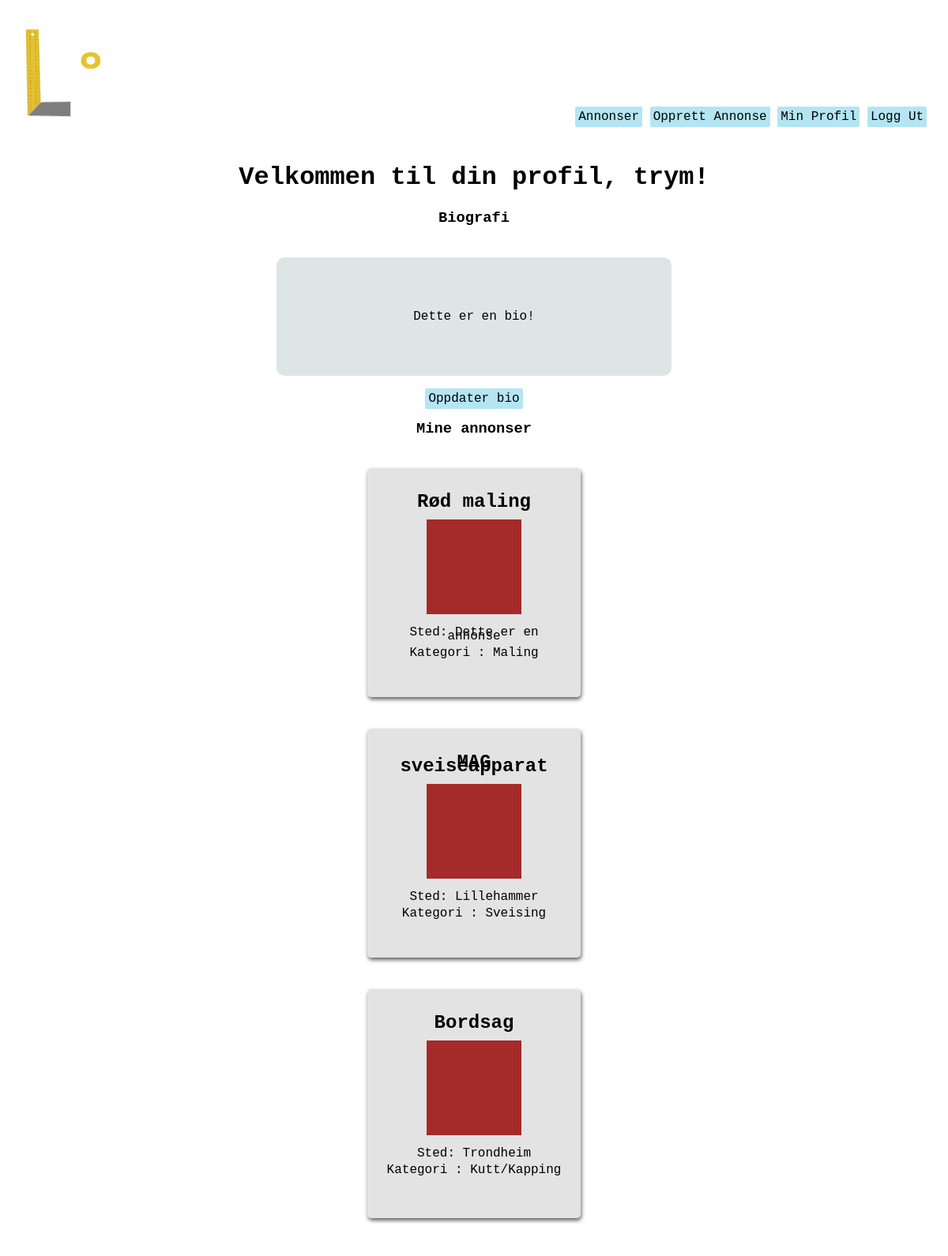
/users/profile (signed in), run on an earlier commit of the app's database.
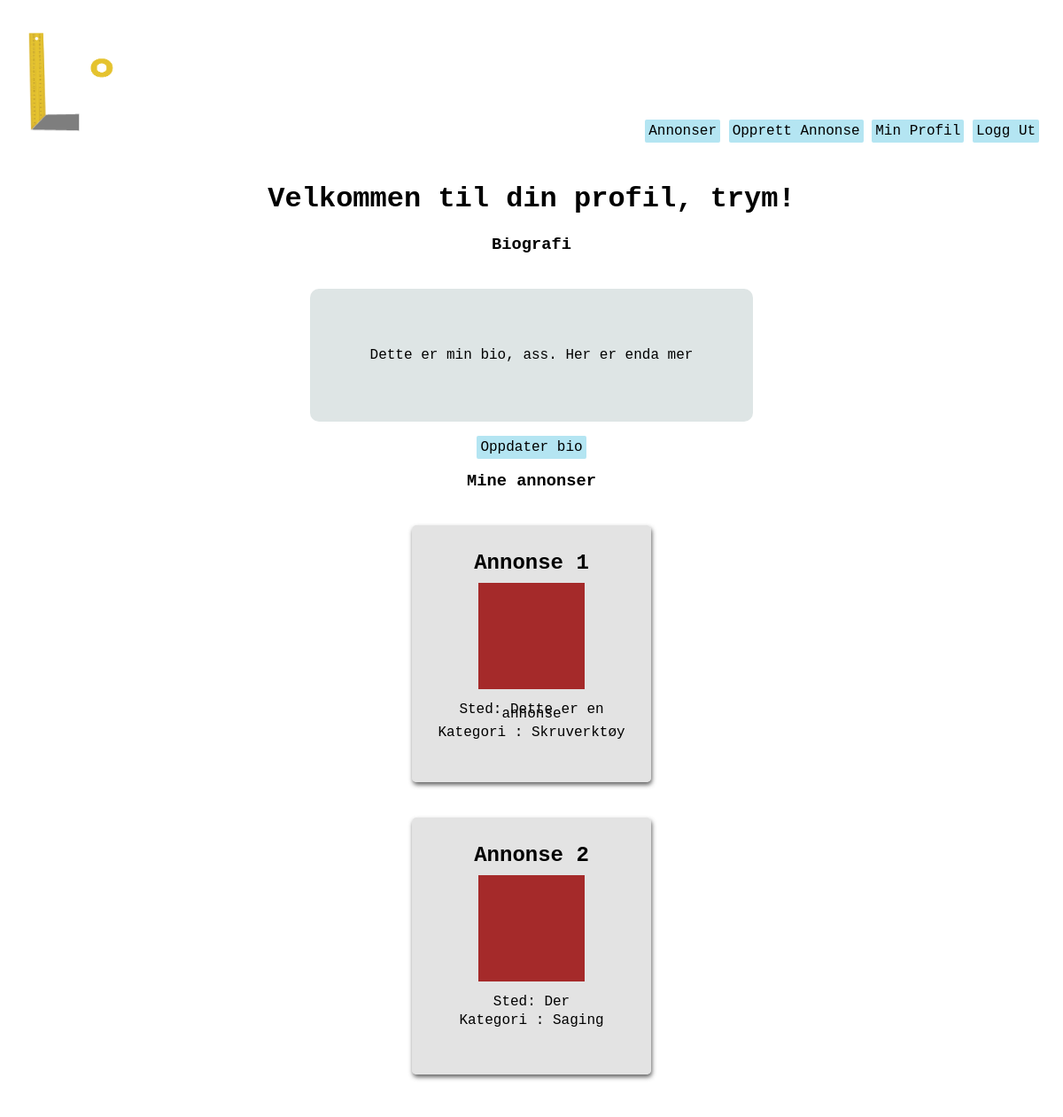
And on a later commit of the database.
### users/models.py (models this page shows, shortened)
class Profile(models.Model):
    user = models.OneToOneField(User, on_delete=models.CASCADE)
    bio = models.TextField(verbose_name="Biografi", null=True)

### homepage/models.py (models this page shows, shortened)
class Listing(models.Model):
    owner = models.ForeignKey(User, verbose_name = 'User', on_delete=models.CASCADE, null=True) #user burde kanskje endres til settings.AUTH_USER_MODEL. må i så fall django.conf import settings
    title = models.CharField(max_length=50, verbose_name="Tittel")
    loaned = models.BooleanField(default=False, verbose_name="Utlånt?")
    price = models.PositiveSmallIntegerField(verbose_name='Pris')
    location = models.CharField(max_length=100, verbose_name="Sted") #burde kanskje være annet enn CharField. Gjør det vanskelig å sortere etter denne attributten
    description = models.TextField(verbose_name="Beskrivelse")
    SW = 1
    PT = 2
    WD = 3
    CT = 4
    SV = 5
    BO = 6
    OT = 7
    CATEGORY_CHOICES = (
        (SW, 'Saging'),
        (PT, 'Maling'),
        (WD, 'Sveising'),
        (CT, 'Kutt/Kapping'),
        (SV, 'Skruverktøy'),
        (BO, 'Slagverktøy'),
        (OT, 'Annet'),
    )
    category = models.PositiveSmallIntegerField(
        choices = CATEGORY_CHOICES,
        default = OT,
        verbose_name="Kategori",
    )

### users/views.py (the view)
# urls.py: path('profile', views.my_profile, name='my_profile'),
@login_required
def my_profile(request):
    current_user = request.user
    user_listings = current_user.listing_set.all()
    user_profile = current_user.profile
    context = {'user': current_user, 'listings': user_listings, 'profile': user_profile}
    return render(request, 'users/my_profile.html', context)

### users/templates/users/my_profile.html (shortened to what this page needs)
{% extends "users/base.html" %}
{% block content %}
<div>
    <h1>Velkommen til din profil, {{user.username}}!</h1>
    <div>
        <h3>Biografi</h3>
        <div class='bioDIV'>
            <p>
                {{profile.bio}}
            </p>
        </div>
    </div>
    <a href="{% url 'users:update_profile' %}" class="knapp">Oppdater bio</a>
    <br>
    <div>
        <h3>Mine annonser</h3>
        {% for listing in listings %}
        <div class="listingDIV">
            <a href="{% url 'homepage:listing' listing_id=listing.id %}" class="listingLink">invisible link!</a>
            <div class="listingContent">
                <h2>{{listing.title}}</h2>
                <div class="listingImg"></div>
                <br>
                <br>
                <p>Sted: {{listing.location}}</p>
                <p>Kategori : {{listing.get_category_display}}</p>
                <br>
            </div>
        </div>
        {% endfor %}
    </div>
    <br>
</div>
{% endblock content %}

What changed in the data, as far as the page shows it:
removed Listing: title "Bordsag", location "Trondheim", category "Kutt/Kapping"
changed Profile: bio "Dette er en bio!" → "Dette er min bio, ass. Her er enda mer"
changed Listing "Dette er en annonse": title "Rød maling" → "Annonse 1"; category "Maling" → "Skruverktøy"
changed Listing: title "MAG sveiseapparat" → "Annonse 2"; location "Lillehammer" → "Der"; category "Sveising" → "Saging"
